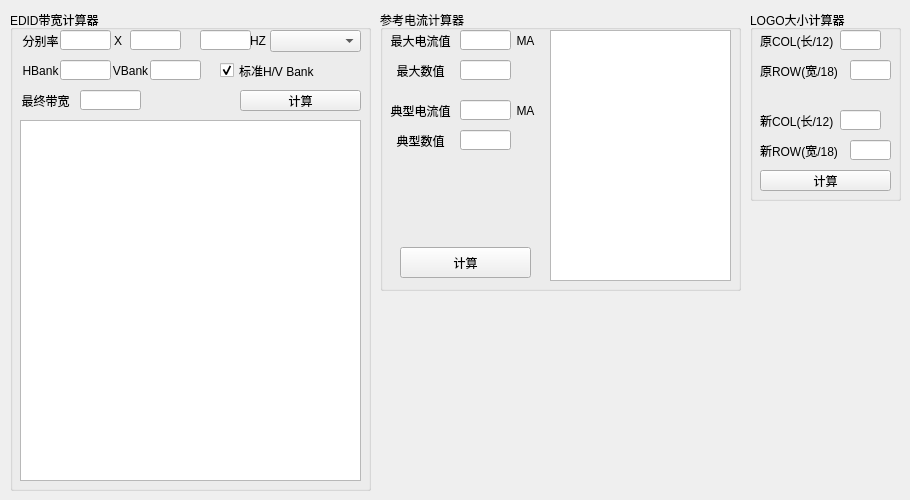
    <widget class="QWidget" name="tab">
     <attribute name="title">
      <string>计算器</string>
     </attribute>
     <widget class="QGroupBox" name="groupBox_3">
      <property name="geometry">
       <rect>
        <x>10</x>
        <y>10</y>
        <width>361</width>
        <height>481</height>
       </rect>
      </property>
      <property name="title">
       <string>EDID带宽计算器</string>
      </property>
      <widget class="QLabel" name="label_10">
       <property name="geometry">
        <rect>
         <x>10</x>
         <y>20</y>
         <width>41</width>
         <height>21</height>
        </rect>
       </property>
       <property name="text">
        <string>分别率</string>
       </property>
       <property name="alignment">
        <set>Qt::AlignmentFlag::AlignCenter</set>
       </property>
      </widget>
      <widget class="QLineEdit" name="H_lineEdit">
       <property name="geometry">
        <rect>
         <x>50</x>
         <y>20</y>
         <width>51</width>
         <height>20</height>
        </rect>
       </property>
      </widget>
      <widget class="QLabel" name="label_28">
       <property name="geometry">
        <rect>
         <x>100</x>
         <y>20</y>
         <width>16</width>
         <height>21</height>
        </rect>
       </property>
       <property name="text">
        <string>X</string>
       </property>
       <property name="alignment">
        <set>Qt::AlignmentFlag::AlignCenter</set>
       </property>
      </widget>
      <widget class="QLineEdit" name="V_lineEdit">
       <property name="geometry">
        <rect>
         <x>120</x>
         <y>20</y>
         <width>51</width>
         <height>20</height>
        </rect>
       </property>
      </widget>
      <widget class="QLineEdit" name="FPS_lineEdit">
       <property name="geometry">
        <rect>
         <x>190</x>
         <y>20</y>
         <width>51</width>
         <height>20</height>
        </rect>
       </property>
      </widget>
      <widget class="QLabel" name="label_29">
       <property name="geometry">
        <rect>
         <x>240</x>
         <y>20</y>
         <width>16</width>
         <height>21</height>
        </rect>
       </property>
       <property name="text">
        <string>HZ</string>
       </property>
       <property name="alignment">
        <set>Qt::AlignmentFlag::AlignCenter</set>
       </property>
      </widget>
      <widget class="QLineEdit" name="HBANK_lineEdit">
       <property name="geometry">
        <rect>
         <x>50</x>
         <y>50</y>
         <width>51</width>
         <height>20</height>
        </rect>
       </property>
      </widget>
      <widget class="QLabel" name="label_30">
       <property name="geometry">
        <rect>
         <x>10</x>
         <y>50</y>
         <width>41</width>
         <height>21</height>
        </rect>
       </property>
       <property name="text">
        <string>HBank</string>
       </property>
       <property name="alignment">
        <set>Qt::AlignmentFlag::AlignCenter</set>
       </property>
      </widget>
      <widget class="QLineEdit" name="VBANK_lineEdit">
       <property name="geometry">
        <rect>
         <x>140</x>
         <y>50</y>
         <width>51</width>
         <height>20</height>
        </rect>
       </property>
      </widget>
      <widget class="QLabel" name="label_31">
       <property name="geometry">
        <rect>
         <x>100</x>
         <y>50</y>
         <width>41</width>
         <height>21</height>
        </rect>
       </property>
       <property name="text">
        <string>VBank</string>
       </property>
       <property name="alignment">
        <set>Qt::AlignmentFlag::AlignCenter</set>
       </property>
      </widget>
      <widget class="QComboBox" name="Resolution_comboBox">
       <property name="geometry">
        <rect>
         <x>260</x>
         <y>20</y>
         <width>91</width>
         <height>22</height>
        </rect>
       </property>
      </widget>
      <widget class="QCheckBox" name="H_V_checkBox">
       <property name="geometry">
        <rect>
         <x>210</x>
         <y>50</y>
         <width>111</width>
         <height>21</height>
        </rect>
       </property>
       <property name="text">
        <string>标准H/V Bank</string>
       </property>
       <property name="checked">
        <bool>true</bool>
       </property>
      </widget>
      <widget class="QLineEdit" name="BANDWIDTH_lineEdit">
       <property name="geometry">
        <rect>
         <x>70</x>
         <y>80</y>
         <width>61</width>
         <height>20</height>
        </rect>
       </property>
      </widget>
      <widget class="QLabel" name="label_32">
       <property name="geometry">
        <rect>
         <x>10</x>
         <y>80</y>
         <width>51</width>
         <height>21</height>
        </rect>
       </property>
       <property name="text">
        <string>最终带宽</string>
       </property>
       <property name="alignment">
        <set>Qt::AlignmentFlag::AlignCenter</set>
       </property>
      </widget>
      <widget class="QPushButton" name="calculate_pushButton">
       <property name="geometry">
        <rect>
         <x>230</x>
         <y>80</y>
         <width>121</width>
         <height>21</height>
        </rect>
       </property>
       <property name="text">
        <string>计算</string>
       </property>
      </widget>
      <widget class="QTextEdit" name="Clock_textEdit">
       <property name="geometry">
        <rect>
         <x>10</x>
         <y>110</y>
         <width>341</width>
         <height>361</height>
        </rect>
       </property>
       <property name="font">
        <font>
         <pointsize>10</pointsize>
        </font>
       </property>
      </widget>
     </widget>
     <widget class="QGroupBox" name="groupBox_4">
      <property name="geometry">
       <rect>
        <x>380</x>
        <y>10</y>
        <width>361</width>
        <height>281</height>
       </rect>
      </property>
      <property name="title">
       <string>参考电流计算器</string>
      </property>
      <widget class="QLabel" name="label_33">
       <property name="geometry">
        <rect>
         <x>10</x>
         <y>20</y>
         <width>61</width>
         <height>21</height>
        </rect>
       </property>
       <property name="text">
        <string>最大电流值</string>
       </property>
       <property name="alignment">
        <set>Qt::AlignmentFlag::AlignCenter</set>
       </property>
      </widget>
      <widget class="QLabel" name="label_34">
       <property name="geometry">
        <rect>
         <x>10</x>
         <y>50</y>
         <width>61</width>
         <height>21</height>
        </rect>
       </property>
       <property name="text">
        <string>最大数值</string>
       </property>
       <property name="alignment">
        <set>Qt::AlignmentFlag::AlignCenter</set>
       </property>
      </widget>
      <widget class="QLabel" name="label_35">
       <property name="geometry">
        <rect>
         <x>10</x>
         <y>90</y>
         <width>61</width>
         <height>21</height>
        </rect>
       </property>
       <property name="text">
        <string>典型电流值</string>
       </property>
       <property name="alignment">
        <set>Qt::AlignmentFlag::AlignCenter</set>
       </property>
      </widget>
      <widget class="QLabel" name="label_36">
       <property name="geometry">
        <rect>
         <x>10</x>
         <y>120</y>
         <width>61</width>
         <height>21</height>
        </rect>
       </property>
       <property name="text">
        <string>典型数值</string>
       </property>
       <property name="alignment">
        <set>Qt::AlignmentFlag::AlignCenter</set>
       </property>
      </widget>
      <widget class="QLineEdit" name="MA_MAX_lineEdit">
       <property name="geometry">
        <rect>
         <x>80</x>
         <y>20</y>
         <width>51</width>
         <height>20</height>
        </rect>
       </property>
      </widget>
      <widget class="QLineEdit" name="MAX_lineEdit">
       <property name="geometry">
        <rect>
         <x>80</x>
         <y>50</y>
         <width>51</width>
         <height>20</height>
        </rect>
       </property>
      </widget>
      <widget class="QLineEdit" name="MA_TYPE_lineEdit">
       <property name="geometry">
        <rect>
         <x>80</x>
         <y>90</y>
         <width>51</width>
         <height>20</height>
        </rect>
       </property>
      </widget>
      <widget class="QLineEdit" name="TYPE_lineEdit">
       <property name="geometry">
        <rect>
         <x>80</x>
         <y>120</y>
         <width>51</width>
         <height>20</height>
        </rect>
       </property>
      </widget>
      <widget class="QPushButton" name="MA_pushButton">
       <property name="geometry">
        <rect>
         <x>20</x>
         <y>237</y>
         <width>131</width>
         <height>31</height>
        </rect>
       </property>
       <property name="text">
        <string>计算</string>
       </property>
      </widget>
      <widget class="QTextEdit" name="MA_textEdit">
       <property name="geometry">
        <rect>
         <x>170</x>
         <y>20</y>
         <width>181</width>
         <height>251</height>
        </rect>
       </property>
      </widget>
      <widget class="QLabel" name="label_37">
       <property name="geometry">
        <rect>
         <x>130</x>
         <y>20</y>
         <width>31</width>
         <height>21</height>
        </rect>
       </property>
       <property name="text">
        <string>MA</string>
       </property>
       <property name="alignment">
        <set>Qt::AlignmentFlag::AlignCenter</set>
       </property>
      </widget>
      <widget class="QLabel" name="label_38">
       <property name="geometry">
        <rect>
         <x>130</x>
         <y>90</y>
         <width>31</width>
         <height>21</height>
        </rect>
       </property>
       <property name="text">
        <string>MA</string>
       </property>
       <property name="alignment">
        <set>Qt::AlignmentFlag::AlignCenter</set>
       </property>
      </widget>
     </widget>
     <widget class="QGroupBox" name="groupBox_5">
      <property name="geometry">
       <rect>
        <x>750</x>
        <y>10</y>
        <width>151</width>
        <height>191</height>
       </rect>
      </property>
      <property name="title">
       <string>LOGO大小计算器</string>
      </property>
      <widget class="QLineEdit" name="COL_lineEdit">
       <property name="geometry">
        <rect>
         <x>90</x>
         <y>20</y>
         <width>41</width>
         <height>20</height>
        </rect>
       </property>
      </widget>
      <widget class="QLabel" name="COL_label">
       <property name="geometry">
        <rect>
         <x>10</x>
         <y>20</y>
         <width>91</width>
         <height>21</height>
        </rect>
       </property>
       <property name="text">
        <string>原COL(长/12)</string>
       </property>
      </widget>
      <widget class="QLabel" name="ROW_label">
       <property name="geometry">
        <rect>
         <x>10</x>
         <y>50</y>
         <width>101</width>
         <height>21</height>
        </rect>
       </property>
       <property name="text">
        <string>原ROW(宽/18)</string>
       </property>
      </widget>
      <widget class="QLineEdit" name="ROW_lineEdit">
       <property name="geometry">
        <rect>
         <x>100</x>
         <y>50</y>
         <width>41</width>
         <height>20</height>
        </rect>
       </property>
       <property name="text">
        <string/>
       </property>
      </widget>
      <widget class="QLineEdit" name="NEW_ROW_lineEdit">
       <property name="geometry">
        <rect>
         <x>100</x>
         <y>130</y>
         <width>41</width>
         <height>20</height>
        </rect>
       </property>
       <property name="text">
        <string/>
       </property>
      </widget>
      <widget class="QLabel" name="COL_label_2">
       <property name="geometry">
        <rect>
         <x>10</x>
         <y>100</y>
         <width>91</width>
         <height>21</height>
        </rect>
       </property>
       <property name="text">
        <string>新COL(长/12)</string>
       </property>
      </widget>
      <widget class="QLabel" name="ROW_label_2">
       <property name="geometry">
        <rect>
         <x>10</x>
         <y>130</y>
         <width>101</width>
         <height>21</height>
        </rect>
       </property>
       <property name="text">
        <string>新ROW(宽/18)</string>
       </property>
      </widget>
      <widget class="QLineEdit" name="NEW_COL_lineEdit">
       <property name="geometry">
        <rect>
         <x>90</x>
         <y>100</y>
         <width>41</width>
         <height>20</height>
        </rect>
       </property>
       <property name="text">
        <string/>
       </property>
      </widget>
      <widget class="QPushButton" name="LOGO_SIZE_COL_ROW_pushButton">
       <property name="geometry">
        <rect>
         <x>10</x>
         <y>160</y>
         <width>131</width>
         <height>21</height>
        </rect>
       </property>
       <property name="text">
        <string>计算</string>
       </property>
      </widget>
     </widget>
    </widget>
